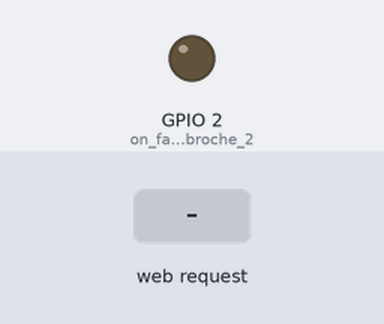
The sketch below on a simulated ESP8266 (NodeMCU). On the bench: output pins drawn as LEDs (lit = HIGH). The inputs (shaded band) are chosen by the test bench.

Above: at 2.2 s.
2.3 s: HTTP request GET /OFF received
At 3.5 s:
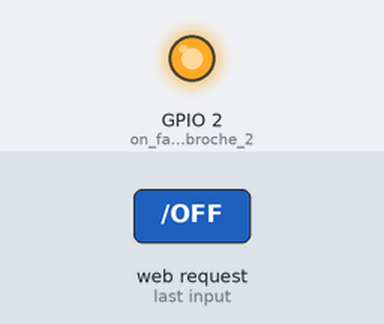
3.8 s: HTTP request GET /ON received
At 4.7 s:
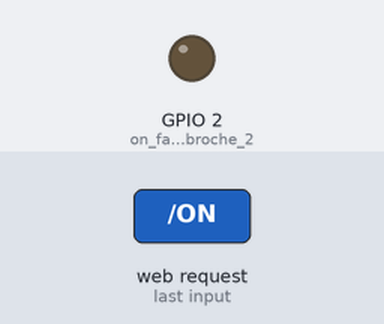
Timing chart, 0 to 6.8 s (numbered marks = the images above; inputs shaded):
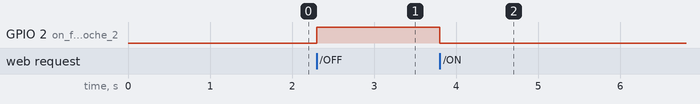

Measured:
- after the input at 2.3 s, GPIO 2 (on_fait_de_la_broche_2): LOW → HIGH at once
- after the input at 3.8 s, GPIO 2 (on_fait_de_la_broche_2): HIGH → LOW at once

The sketch:

HTTPClient.ino
```cpp
/***************************************************************************
 * Point d'accès avec un NodeMCU (ESP-12E) pour commander une LED
 * *************************************************************************
 * Ce programme permet de configurer un ESP8266 en borne wifi (Access Point)
 * pour permettre à des clients de s'y connecter et d'allumer et d'éteindre
 * une LED (sur la led intégrée).
 *
 * Ce programme inclut un style CSS pour des boutons jolis
 * Pour d'autres modèles de boutons, aller sur le site : http://www.bestcssbuttongenerator.com/
 *
 * Ce programme peut servir de base pour des objets connectés (IoT)
 *
 *                           Par : Yassine HADDAB
 *                           Date : Mai 2016
 *
 * *************************************************************************
 */

/* les librairies nécessaires */
#include <ESP8266WiFi.h>
#include <ESP8266WebServer.h>
//#include <WiFiClient.h>
/* remarque : la librairie WiFiClient.h n'est pas utilisée dans cet exemple car
 * le module ne sert que de serveur wifi. Il faudra l'utiliser si le module se
 * connecte en tant que client à un point d'accès wifi.
 */

/* Définition des paramètres de connexion au point d'accès wifi créé */
const char *ssid = "UneCarteArduino";
const char *password = "12345677";


char temp[4000]; /* une chaîne de caractères qui sera utilisée pour composer les pages html
                    J'ai choisi ici une longueur suffisante pour inclure le style css */


//192.168.4.1
ESP8266WebServer server(80);

void handleRoot() {
  server.send(200, "text/html", "<h1>You are connected</h1>"); // On envoie la page html en réponse à la requête.
}

void Allumer() {
  digitalWrite(2, LOW);

 // On compose la page html en réponse à cette requête et on la met dans la chaîne temp.
 snprintf ( temp, 4000, "<center><h1>LA LED EST ALLUMEE</h1></center> "

                                  "<br />"
                                  "<style>"
".myButton {"
 " -moz-box-shadow:inset 0px 1px 0px 0px #54a3f7;"
  "-webkit-box-shadow:inset 0px 1px 0px 0px #54a3f7;"
  "box-shadow:inset 0px 1px 0px 0px #54a3f7;"
  "background:-webkit-gradient(linear, left top, left bottom, color-stop(0.05, #007dc1), color-stop(1, #0061a7));"
  "background:-moz-linear-gradient(top, #007dc1 5%, #0061a7 100%);"
  "background:-webkit-linear-gradient(top, #007dc1 5%, #0061a7 100%);"
  "background:-o-linear-gradient(top, #007dc1 5%, #0061a7 100%);"
  "background:-ms-linear-gradient(top, #007dc1 5%, #0061a7 100%);"
  "background:linear-gradient(to bottom, #007dc1 5%, #0061a7 100%);"
  "filter:progid:DXImageTransform.Microsoft.gradient(startColorstr='#007dc1', endColorstr='#0061a7',GradientType=0);"
  "background-color:#007dc1;"
  "-moz-border-radius:3px;"
  "-webkit-border-radius:3px;"
  "border-radius:3px;"
  "border:1px solid #124d77;"
  "display:inline-block;"
  "cursor:pointer;"
  "color:#ffffff;"
  "font-family:Arial;"
  "font-size:50px;"
  "padding:6px 24px;"
  "text-decoration:none;"
  "text-shadow:0px 1px 0px #154682;"
"}"
".myButton:hover {"
"  background:-webkit-gradient(linear, left top, left bottom, color-stop(0.05, #0061a7), color-stop(1, #007dc1));"
"  background:-moz-linear-gradient(top, #0061a7 5%, #007dc1 100%);"
"  background:-webkit-linear-gradient(top, #0061a7 5%, #007dc1 100%);"
 " background:-o-linear-gradient(top, #0061a7 5%, #007dc1 100%);"
 " background:-ms-linear-gradient(top, #0061a7 5%, #007dc1 100%);"
 " background:linear-gradient(to bottom, #0061a7 5%, #007dc1 100%);"
 " filter:progid:DXImageTransform.Microsoft.gradient(startColorstr='#0061a7', endColorstr='#007dc1',GradientType=0);"
 " background-color:#0061a7;"
"}"
".myButton:active {"
"  position:relative;"
"  top:1px;"
"}"
"</style>"
"<body>"


                                  "<br /> <hr /> <br />"
                                  "<center><a href=\"ON\" class=\"myButton\">Allumer la LED</a></center>"
                                  "<br /> <hr /> <br />"
                                  "<center><a href=\"OFF\" class=\"myButton\">Eteindre la LED</a></center>"
                                  "<br /> <hr /> <br />"
                                  "<body>");
                                  /* remarque : en langage Arduino, on peut découper une chaîne longue
                                   * en plusieurs lignes en mettant des " au début et à la fin de
                                   * chaque ligne comme ce qui est fait ici
                                   */

  server.send(200, "text/html", temp); // on envoie la page.
}

void Eteindre()
{
  digitalWrite(2, HIGH);

// On compose la page html en réponse à cette requête et on la met dans la chaîne temp.
  snprintf ( temp, 4000, "<center><h1>LA LED EST ETEINTE</h1></center> "

                                  "<br />"
                                  "<style>"
".myButton {"
 " -moz-box-shadow:inset 0px 1px 0px 0px #54a3f7;"
  "-webkit-box-shadow:inset 0px 1px 0px 0px #54a3f7;"
  "box-shadow:inset 0px 1px 0px 0px #54a3f7;"
  "background:-webkit-gradient(linear, left top, left bottom, color-stop(0.05, #007dc1), color-stop(1, #0061a7));"
  "background:-moz-linear-gradient(top, #007dc1 5%, #0061a7 100%);"
  "background:-webkit-linear-gradient(top, #007dc1 5%, #0061a7 100%);"
  "background:-o-linear-gradient(top, #007dc1 5%, #0061a7 100%);"
  "background:-ms-linear-gradient(top, #007dc1 5%, #0061a7 100%);"
  "background:linear-gradient(to bottom, #007dc1 5%, #0061a7 100%);"
  "filter:progid:DXImageTransform.Microsoft.gradient(startColorstr='#007dc1', endColorstr='#0061a7',GradientType=0);"
  "background-color:#007dc1;"
  "-moz-border-radius:3px;"
  "-webkit-border-radius:3px;"
  "border-radius:3px;"
  "border:1px solid #124d77;"
  "display:inline-block;"
  "cursor:pointer;"
  "color:#ffffff;"
  "font-family:Arial;"
  "font-size:50px;"
  "padding:6px 24px;"
  "text-decoration:none;"
  "text-shadow:0px 1px 0px #154682;"
"}"
".myButton:hover {"
"  background:-webkit-gradient(linear, left top, left bottom, color-stop(0.05, #0061a7), color-stop(1, #007dc1));"
"  background:-moz-linear-gradient(top, #0061a7 5%, #007dc1 100%);"
"  background:-webkit-linear-gradient(top, #0061a7 5%, #007dc1 100%);"
 " background:-o-linear-gradient(top, #0061a7 5%, #007dc1 100%);"
 " background:-ms-linear-gradient(top, #0061a7 5%, #007dc1 100%);"
 " background:linear-gradient(to bottom, #0061a7 5%, #007dc1 100%);"
 " filter:progid:DXImageTransform.Microsoft.gradient(startColorstr='#0061a7', endColorstr='#007dc1',GradientType=0);"
 " background-color:#0061a7;"
"}"
".myButton:active {"
"  position:relative;"
"  top:1px;"
"}"
"</style>"
"<body>"


                                  "<br /> <hr /> <br />"
                                  "<center><a href=\"ON\" class=\"myButton\">Allumer la LED</a></center>"
                                  "<br /> <hr /> <br />"
                                  "<center><a href=\"OFF\" class=\"myButton\">Eteindre la LED</a></center>"
                                  "<br /> <hr /> <br />"
                                  "<body>");
                                  /* remarque : en langage Arduino, on peut découper une chaîne longue
                                   * en plusieurs lignes en mettant des " au début et à la fin de
                                   * chaque ligne comme ce qui est fait ici
                                   */

   server.send(200, "text/html", temp); // on envoie la page.
}

void setup() {

 pinMode(2, OUTPUT); // on fait de la broche 2 (GPIO2) de l'ESP8266 une sortie.
  delay(1000); // délai d'une seconde.

  WiFi.mode(WIFI_AP);
  WiFi.softAP(ssid, password); // on démarre le point d'accès wifi avec le ssid et le mot de passe définis

  IPAddress myIP = WiFi.softAPIP(); // Pas utilisé mais montre comment on peut récupérer l'adresse IP du serveur

  server.on("/", handleRoot); // si le client lance une requête 192.168.4.1 on lance la fonction handleRoot
  server.on("/ON", Allumer); // si le client lance une requête 192.168.4.1/ON on lance la fonction Allumer
  server.on("/OFF", Eteindre); // si le client lance une requête 192.168.4.1/OFF on lance la fonction Etteindre

  server.begin(); // on démarre le serveur web

}

void loop()
{
  server.handleClient(); //on gère les clients conformément à ce qui a été défini
}
```
